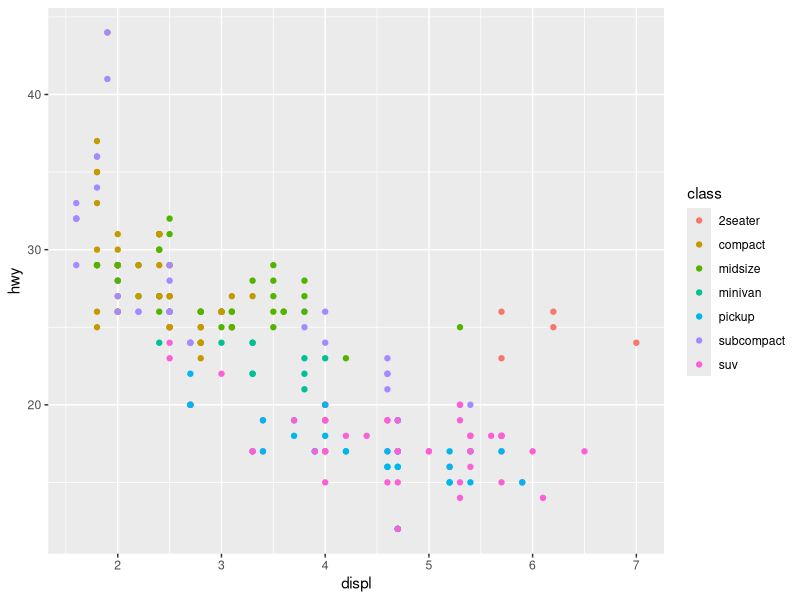
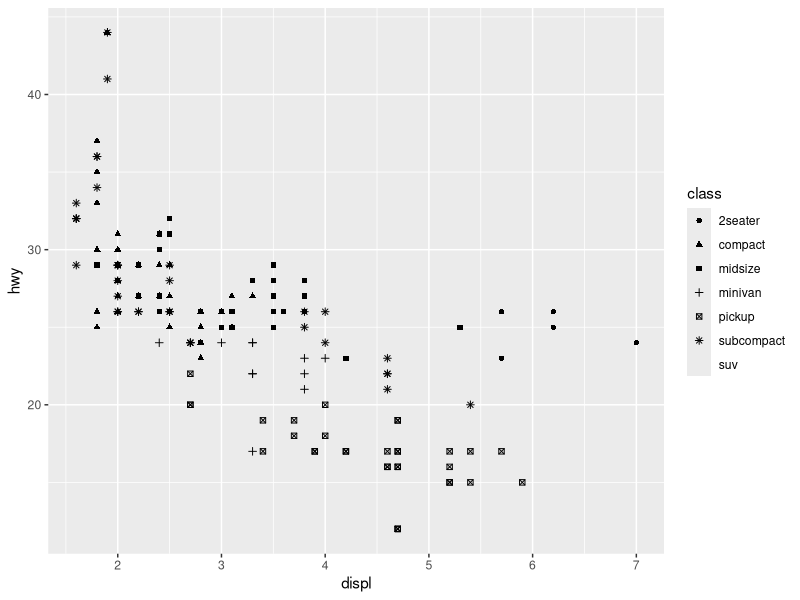
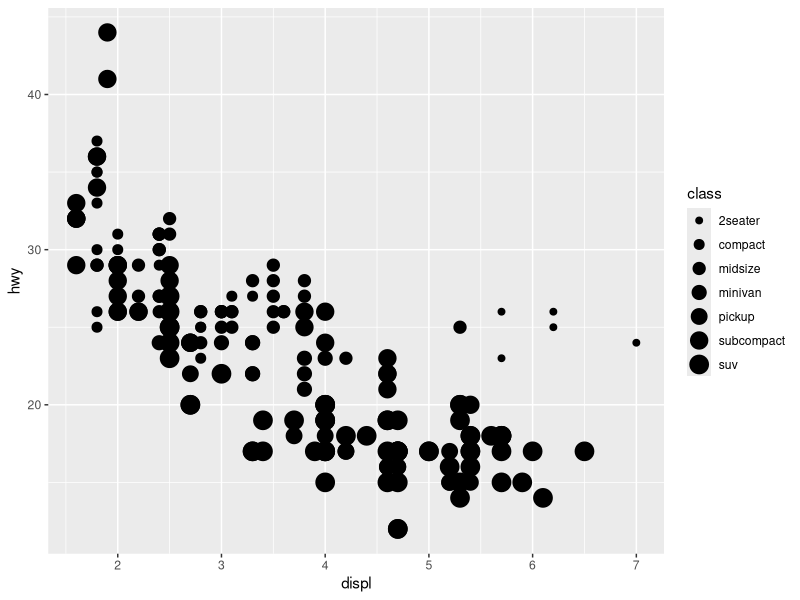
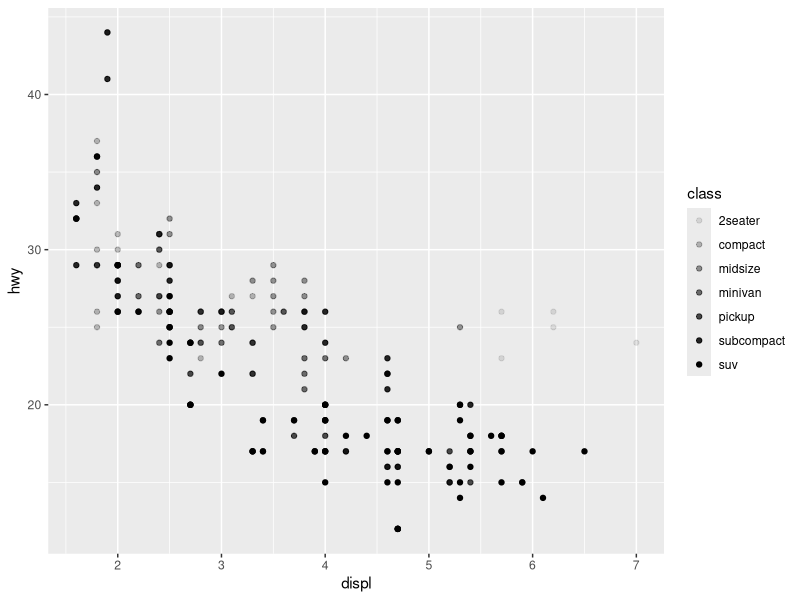
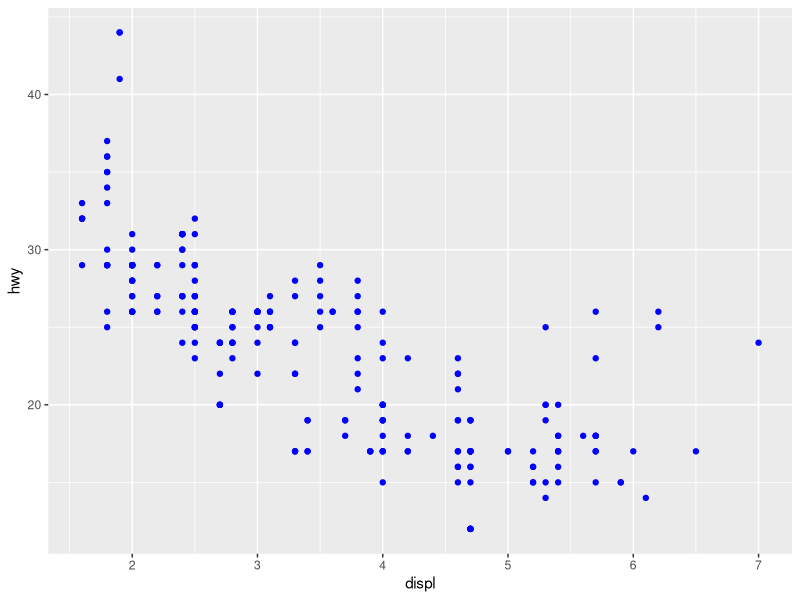
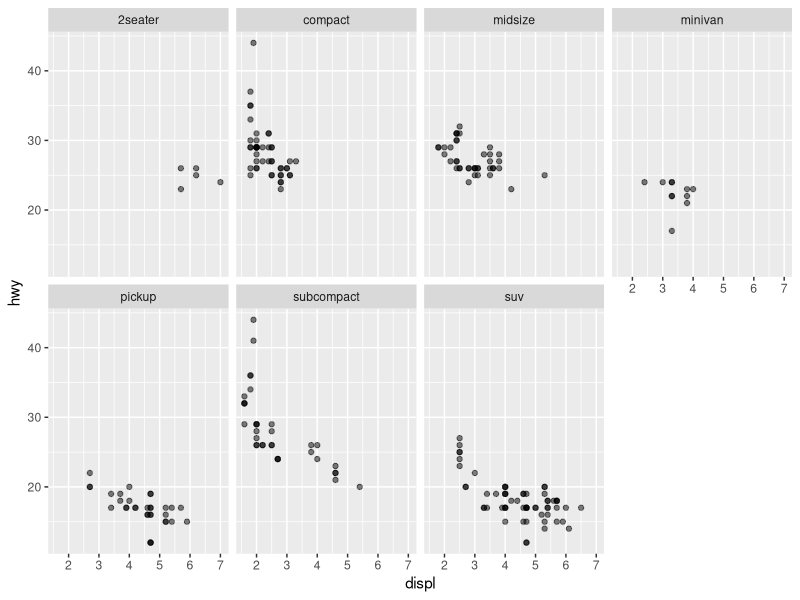
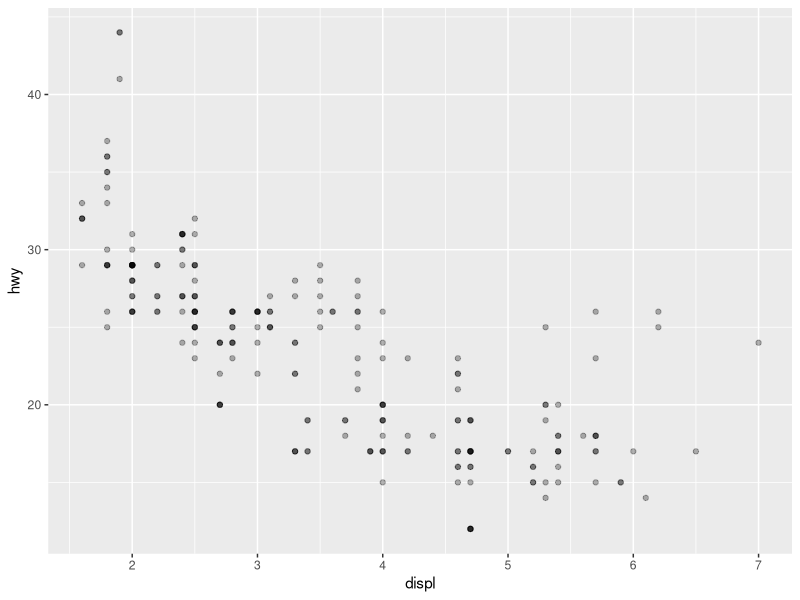
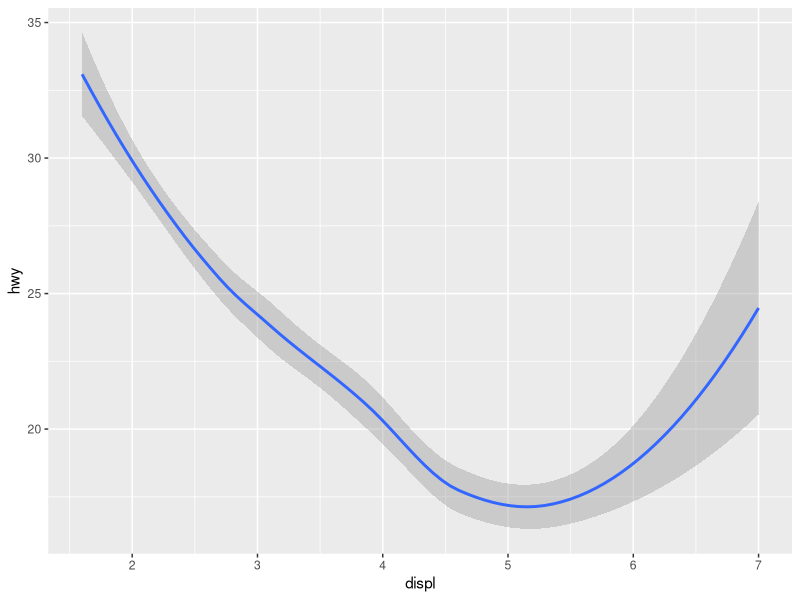

The R source for these figures, in order:
## ---- chunk 1
library(tidyverse)
## ---- chunk 2
ggplot(data = mpg) + 
  geom_point(mapping = 
               aes(x = displ, 
                   y = hwy, 
                   color = class) )
## ---- chunk 3
ggplot(data = mpg) + 
  geom_point(mapping = 
               aes(x = displ, 
                   y = hwy, 
                   shape = class) )
## ---- chunk 4
ggplot(data = mpg) + 
  geom_point(mapping = 
               aes(x = displ, 
                   y = hwy, 
                   size = class) )
## ---- chunk 5
ggplot(data = mpg) + 
  geom_point(mapping = 
               aes(x = displ, 
                   y = hwy, 
                   alpha = class) )
## ---- chunk 6
ggplot(data = mpg) + 
  geom_point(mapping = 
               aes(x = displ, 
                   y = hwy), 
             color = "blue")
## ---- chunk 7
ggplot(data = mpg) + 
  geom_point(mapping = 
               aes(x = displ, 
                   y = hwy), 
             alpha = .5) + 
  facet_wrap( . ~ class, nrow = 2)
## ---- chunk 8
ggplot(data = mpg) + 
  geom_point(mapping = 
               aes(x = displ, 
                   y = hwy),
             alpha = .3)
## ---- chunk 9
ggplot(data = mpg) + 
  geom_smooth(mapping = 
                aes(x = displ, 
                    y = hwy))
## ---- chunk 10
ggplot(diamonds) +
  geom_histogram(aes(x = price))
## ---- chunk 11
ggplot(diamonds) +
  geom_freqpoly(aes(x = price), 
                 bins = 200)
## ---- chunk 12
ggplot(data = diamonds) + 
  geom_bar(mapping = aes(x = cut))
## ---- chunk 13
ggplot(data = diamonds) + 
  geom_bar(mapping = 
             aes(x = cut, 
                 color = cut))
## ---- chunk 14
ggplot(data = diamonds) + 
  geom_bar(mapping = 
             aes(x = cut, 
                 fill = cut))
## ---- chunk 15
ggplot(data=mpg, mapping=aes(x=displ, y=hwy)) + 
  geom_point(shape=19, alpha=0.4) +
  geom_smooth(se=FALSE)
## ---- chunk 16
ggplot(mpg, aes(x=displ, y=hwy, group=drv)) +
  geom_point(alpha=0.4, shape=19) +
  geom_smooth(show.legend = FALSE, se=FALSE) 
## ---- chunk 17
ggplot(mpg, aes(x=displ, y=hwy, color=drv)) +
  geom_point(alpha=0.4, shape=19) +
  geom_smooth(se=FALSE) 
## ---- chunk 18
ggplot(mpg, aes(x=displ, y=hwy)) +
  geom_point(aes(color=drv), alpha=0.4, shape = 19) + 
  geom_smooth(se=FALSE)
## ---- chunk 19
ggplot(mpg, aes(x=displ, y=hwy)) +
  geom_point(aes(color=drv), alpha=0.4, shape=19) +
  geom_smooth(aes(linetype = drv), se=FALSE)
## ---- chunk 20
ggplot(mpg, aes(x=displ, y=hwy, color=drv)) +
  geom_point(size=6, alpha=0.6, shape=19, color="transparent") +
  geom_point(size=3, alpha=0.4, shape=19)
